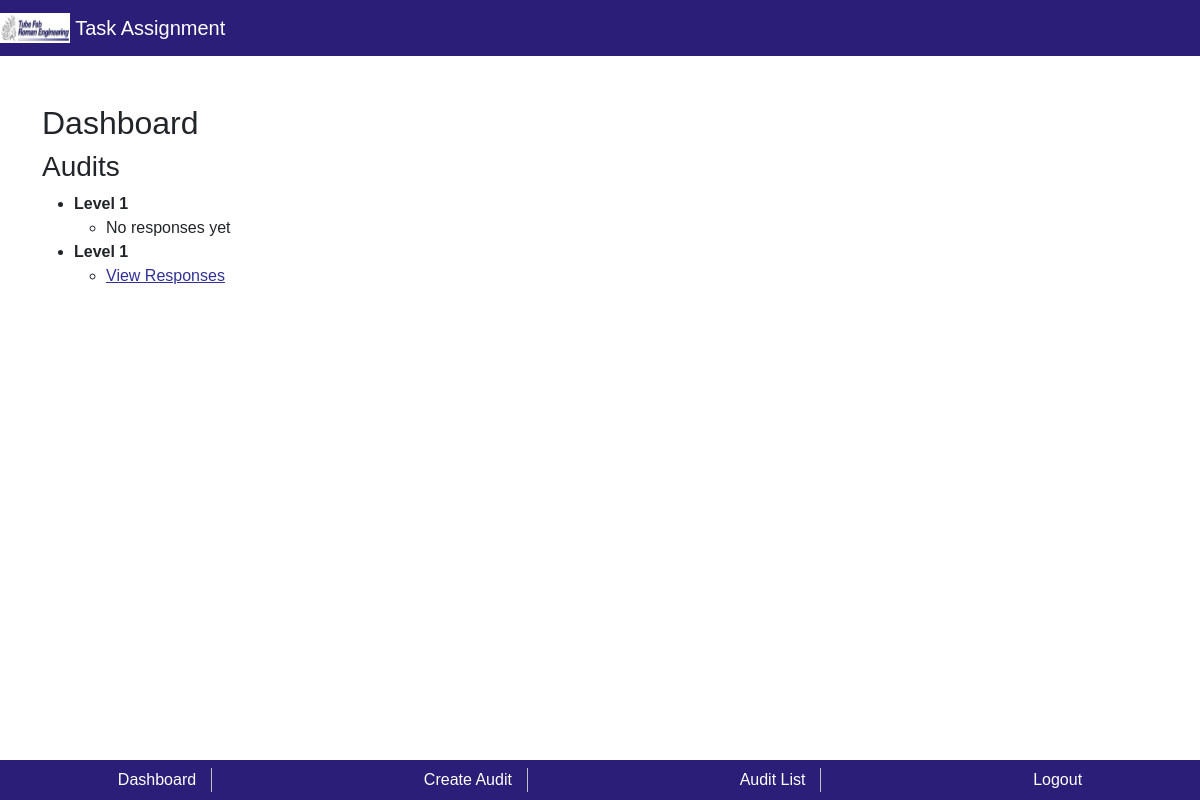
The app's page /audits/dashboard/ (signed in) with its own data.
### audits/models.py (models this page shows, shortened)
class Audit(models.Model):
    FREQUENCY_CHOICES = [
        ('D', 'Daily'),
        ('W', 'Weekly'),
        ('M', 'Monthly'),
        ('Y', 'Yearly'),
    ]
    manager = models.ForeignKey(Manager, on_delete=models.CASCADE)
    assigned_user = models.ForeignKey(User, on_delete=models.SET_NULL, null=True, blank=True)
    title = models.CharField(max_length=200)
    description = models.TextField()
    frequency = models.CharField(max_length=1, choices=FREQUENCY_CHOICES)
    created_at = models.DateTimeField(auto_now_add=True)
    next_due_date = models.DateTimeField()
    completed = models.BooleanField(default=False)

### audits/views.py (the view)
# urls.py: path('', views.dashboard, name='dashboard'),
@login_required
def dashboard(request):
    manager = is_manager(request.user)
    if manager:
        audits = Audit.objects.filter(manager=manager)
        responses_by_audit = defaultdict(list)
        responses = Response.objects.filter(question__audit__manager=manager)
        for response in responses:
            responses_by_audit[response.question.audit.id].append(response)
        context = {
            'audits': audits,
            'responses_by_audit': responses_by_audit,
            'now': timezone.now(),
        }
        return render(request, 'audits/dashboard.html', context)
    else:
        return redirect('useraudit_list')

### audits/views.py (called while the page is built)
def is_manager(user):
    try:
        return Manager.objects.get(user=user)
    except Manager.DoesNotExist:
        return None

### audits/templates/audits/dashboard.html (shortened to what this page needs)
{% extends "base.html" %}
{% block content %}
  <h2>Dashboard</h2>
  <h3>Audits</h3>
  <ul>
    {% for audit in audits %}
      <li>
        <strong>{{ audit.title }}</strong>
        <ul>
          {% if audit.id in responses_by_audit %}
            <li><a href="{% url 'view_responses' audit.id %}">View Responses</a></li>
          {% else %}
            <li>No responses yet</li>
          {% endif %}
        </ul>
      </li>
    {% endfor %}
  </ul>
{% endblock %}

### static/audit_app/css/master.css (style rules this page uses)
body, h1, h2, h3, h4, h5, h6, p, a, div, span, button, input, textarea { font-family: 'Verdana', sans-serif !important; }

### records on screen
Audit: title "Level 1", shows "No responses yet"
Audit: title "Level 1", shows "View Responses"
